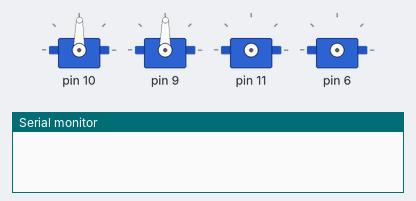
Recording of a sketch running on a simulated Arduino Uno, built with avr-gcc and run on an emulated ATmega328P. Shown: 4 × servo, the last lines printed to the serial monitor.

Above: at 0.1 s.
At 0.7 s:
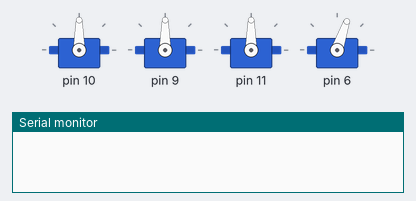
At 1.75 s:
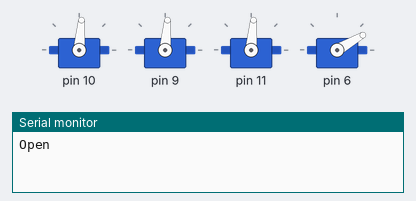
At 39.44 s:
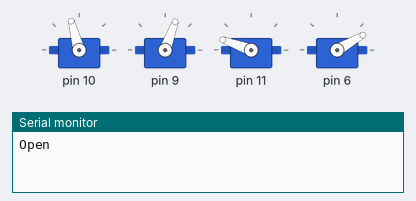
Timing chart, 0 to 40.0 s (numbered marks = the images above):
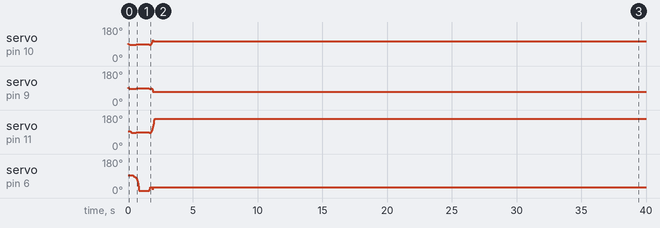

The sketch:

cobot_workshop.ino
```cpp
#include <Servo.h>
#include "cobot.h"
#include "DynaServo.h"

#include <DistanceSensor.h>

// Define pins
const int echoPin = 3;
const int trigPin = 2;

// Start the sensor
DistanceSensor sensor(trigPin, echoPin);

// create cobot instance
Cobot cobot;

void setup()
{
  // Init cobot with motor pins
  cobot.init(11, 10, 9, 6);
  cobot.home();

  Serial.begin(9600);
  delay(1000);
}

void loop()
{
  Serial.println("Open");
  cobot.claw.move(30); // bouge la pince à 30°
  delay(200);

  // va en haut à gauche
  cobot.middle.move(160);
  cobot.left.move(110);
  cobot.right.move(110);
  while(cobot.moving()){
    delay(10); // Tant que le cobot bouge, on attend
  }
  delay(500);

  Serial.println("Close");
  cobot.claw.move(90); // bouge la pince à 90°
  while(cobot.moving()){
    delay(10);
  }
  delay(500);

  // va à droite
  cobot.middle.move(10);
  while(cobot.moving()){
    delay(10);
  }

  // go down and open claw
  Serial.println("Down");
  cobot.left.move(30);
  cobot.right.move(30);
  while(cobot.moving()){
    delay(10);
  }
}
```

DynaServo.cpp
```cpp
#include "DynaServo.h"

DynaServo* DynaServo::instances[DynaServo::maxInstances] = {nullptr};;  // Static array to hold pointers to instances
int DynaServo::instanceCount = 0;  // Number of active instances
bool DynaServo::timer_initialized = false;

ISR(TIMER2_COMPA_vect) {
  for(int i = 0; i < DynaServo::instanceCount; i++){
    DynaServo::instances[i]->control_callback();
  }
}

void timer_init(){
  noInterrupts();
  TCCR2A = 0;           // Clear Timer/Counter Control Registers
  TCCR2B = 0;
  TCNT2 = 0;            // Initialize counter value

  // Set Timer2 for CTC mode with prescaler of 64
  TCCR2A |= (1 << WGM21);   // Set to CTC mode (Clear Timer on Compare Match)
  TCCR2B |= (1 << CS22)| (1 << CS21)| (1 << CS20);    // Set prescaler to 1024

  // Calculate and set the compare match register for 10ms
  OCR2A = 156;//This gives 100Hz

  // Enable Timer2 compare interrupt
  TIMSK2 |= (1 << OCIE2A);
  interrupts();                              // turn interrupts back on
}

DynaServo::DynaServo(){
  if (instanceCount < maxInstances) {
    instances[instanceCount++] = this;  // Add the instance to the array
  }

  if(!timer_initialized){
    timer_init();
    timer_initialized = true;
  }
}

DynaServo::DynaServo(bool inverted){
  this->inverted = inverted;
  if (instanceCount < maxInstances) {
    instances[instanceCount++] = this;  // Add the instance to the array
  }

  if(!timer_initialized){
    timer_init();
    timer_initialized = true;
  }
}

DynaServo::~DynaServo() {
  for (int i = 0; i < instanceCount; i++) {
      if (instances[i] == this) {
          // Shift remaining elements to the left
          for (int j = i; j < instanceCount - 1; j++) {
              instances[j] = instances[j + 1];
          }
          instances[instanceCount - 1] = nullptr;  // Clear the last entry
          instanceCount--;
          break;
      }
  }
}

uint8_t DynaServo::attach(int pin){
  return this->attach(pin, MAX_SPEED, MIN_PULSE_WIDTH, MAX_PULSE_WIDTH);
}
uint8_t DynaServo::attach(int pin, int max_speed){
  return this->attach(pin, max_speed, MIN_PULSE_WIDTH, MAX_PULSE_WIDTH);
}

uint8_t DynaServo::attach(int pin, int max_speed, int min, int max){
  this->pin = pin;
  this->max_speed = max_speed;
  uint8_t ret = Servo::attach(pin, min, max);
  this->current_us = this->readMicroseconds();
  return ret;
}

int DynaServo::move(int target){
  if(inverted){
    target = map(target,0,180,180,0);
  }
  this->target_us = map(target,0,180,MIN_PULSE_WIDTH,MAX_PULSE_WIDTH);
  this->speed_acc = 0;
  return this->target_us - this->current_us;
}

bool DynaServo::moving(){
  // return fals if the difference between the target and current is less than 5
  return abs(this->target_us - this->current_us) > 50;
}

uint8_t DynaServo::getTarget()
{
  return map(this->target_us,MIN_PULSE_WIDTH,MAX_PULSE_WIDTH,0,180);
}

void DynaServo::control_callback(){
  this->current_us = this->readMicroseconds();
  this->speed_acc += MAX_ACCEL / FS;
  if(this->speed_acc >= this->max_speed){
    this->speed_acc = this->max_speed;
  }
  int delta = target_us-current_us;
  if(delta <= 0){
    current_us -= max(delta,(MAX_V_US_FACTOR * this->speed_acc ) / FS);
  }
  else{
    current_us += min(delta, (MAX_V_US_FACTOR * this->speed_acc )/ FS);
  }
  this->writeMicroseconds(current_us);
  return current_us;
}
```

DynaServo.h
```cpp
// create a DynaServo class that inherit from Servo class and override attach function

#ifndef DYNASERVO_H
#define DYNASERVO_H

#include <Arduino.h>
#include <Servo.h>

#define FS 100
#define MAX_ACCEL 1800 // °/sec²
#define MAX_SPEED 180 // °/sec
#define MAX_V_US_FACTOR 10

class DynaServo : public Servo {
  private:
    static const int maxInstances = 10;
    int pin;
    int max_speed = 100;
    int speed_acc = 0;
    int current_us = 1500;
    int target_us = 1500;
    bool inverted = false;

  public:
    static DynaServo* instances[maxInstances];  // Static array to hold pointers to instances
    static int instanceCount;  // Number of active instances
    static bool timer_initialized;
    DynaServo();
    DynaServo(bool inverted);
    ~DynaServo();
    uint8_t attach(int pin);
    uint8_t attach(int pin, int max_speed);
    uint8_t attach(int pin, int max_speed, int min, int max);
    int move(int target);
    bool moving();
    uint8_t getTarget();
    void control_callback();


};

#endif
```

cobot.cpp
```cpp
#include "cobot.h"

Cobot::Cobot(){
  this->right = DynaServo(true);
}

// Method to initialize the cobot's pins and any other setup
void Cobot::init(int middle_pin, int left_pin, int right_pin, int claw_pin) {
  this->left.attach(left_pin,270);  // attaches the servo on pin 10 to the left object
  this->right.attach(right_pin,270);  // attaches the servo on pin 9 to the right object
  delay(200);

  this->middle.attach(middle_pin,270);  // attaches the servo on pin 11 to the middle object
  delay(200);

  this->claw.attach(claw_pin,720);  // attaches the servo on pin 6 to the claw object
  delay(200);
}

void Cobot::home() {
  this->left.move(90);
  this->right.move(90);
  this->middle.move(90);
  this->claw.move(25);
}

bool Cobot::moving() {
  return this->left.moving() || this->right.moving() || this->middle.moving() || this->claw.moving();
}
```

cobot.h
```cpp
#include <Servo.h>
#include <Arduino.h>
#include "DynaServo.h"

#define FS 50
#define TS 20
#define MAX_V 40 // °/sec
#define MAX_V_US_FACTOR 10

// Define the Cobot class
class Cobot {
  private:
    int left_pin, right_pin, middle_pin, claw_pin;

  public:
    DynaServo middle, left, right, claw;
    Cobot();
    void init(int middle_pin, int right_pin, int left_pin, int claw_pin);
    void home();
    bool moving();
};
```
